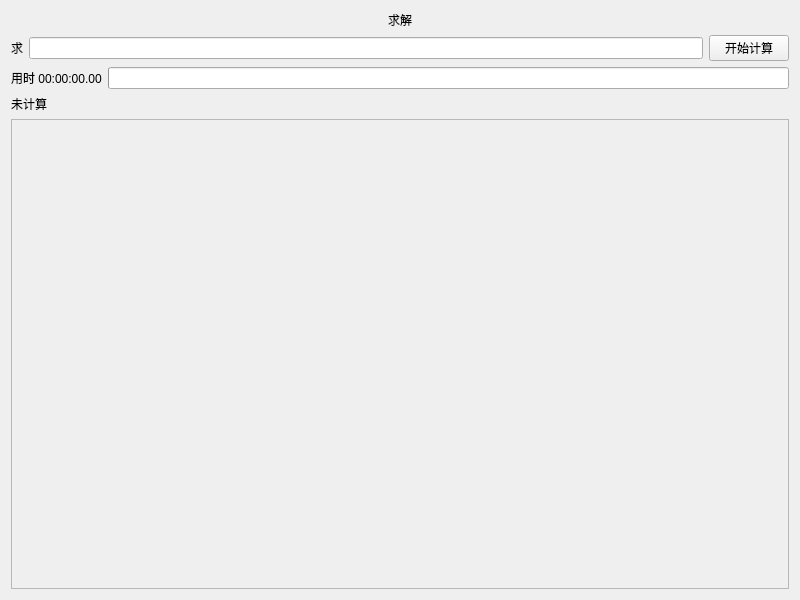
<?xml version="1.0" encoding="UTF-8"?>
<ui version="4.0">
 <class>Solve</class>
 <widget class="QWidget" name="Solve">
  <property name="geometry">
   <rect>
    <x>0</x>
    <y>0</y>
    <width>800</width>
    <height>600</height>
   </rect>
  </property>
  <property name="windowTitle">
   <string>Form</string>
  </property>
  <layout class="QGridLayout" name="gridLayout_4">
   <item row="1" column="0">
    <layout class="QGridLayout" name="gridLayout">
     <item row="0" column="0">
      <widget class="SubtitleLabel" name="SubtitleLabel">
       <property name="text">
        <string>求</string>
       </property>
      </widget>
     </item>
     <item row="0" column="1">
      <widget class="LineEdit" name="LineEdit_want"/>
     </item>
     <item row="0" column="2">
      <widget class="PrimaryPushButton" name="PrimaryPushButton_solve">
       <property name="text">
        <string>开始计算</string>
       </property>
      </widget>
     </item>
    </layout>
   </item>
   <item row="2" column="0">
    <layout class="QGridLayout" name="gridLayout_2">
     <item row="0" column="0">
      <widget class="SubtitleLabel" name="SubtitleLabel_timer">
       <property name="text">
        <string>用时 00:00:00.00</string>
       </property>
      </widget>
     </item>
     <item row="0" column="1">
      <widget class="IndeterminateProgressBar" name="IndeterminateProgressBar"/>
     </item>
    </layout>
   </item>
   <item row="0" column="0">
    <widget class="TitleLabel" name="TitleLabel">
     <property name="text">
      <string>求解</string>
     </property>
     <property name="alignment">
      <set>Qt::AlignCenter</set>
     </property>
    </widget>
   </item>
   <item row="3" column="0">
    <widget class="SubtitleLabel" name="SubtitleLabel_state">
     <property name="text">
      <string>未计算</string>
     </property>
    </widget>
   </item>
   <item row="4" column="0">
    <widget class="SmoothScrollArea" name="SmoothScrollArea">
     <property name="widgetResizable">
      <bool>true</bool>
     </property>
     <widget class="QWidget" name="scrollAreaWidgetContents">
      <property name="geometry">
       <rect>
        <x>0</x>
        <y>0</y>
        <width>780</width>
        <height>428</height>
       </rect>
      </property>
      <layout class="QGridLayout" name="gridLayout_3">
       <item row="0" column="0">
        <widget class="LargeTitleLabel" name="LargeTitleLabel_result">
         <property name="text">
          <string/>
         </property>
         <property name="alignment">
          <set>Qt::AlignCenter</set>
         </property>
        </widget>
       </item>
      </layout>
     </widget>
    </widget>
   </item>
  </layout>
 </widget>
 <customwidgets>
  <customwidget>
   <class>PushButton</class>
   <extends>QPushButton</extends>
   <header>qfluentwidgets</header>
  </customwidget>
  <customwidget>
   <class>PrimaryPushButton</class>
   <extends>PushButton</extends>
   <header>qfluentwidgets</header>
  </customwidget>
  <customwidget>
   <class>SmoothScrollArea</class>
   <extends>QScrollArea</extends>
   <header>qfluentwidgets</header>
   <container>1</container>
  </customwidget>
  <customwidget>
   <class>SubtitleLabel</class>
   <extends>QLabel</extends>
   <header>qfluentwidgets</header>
  </customwidget>
  <customwidget>
   <class>TitleLabel</class>
   <extends>QLabel</extends>
   <header>qfluentwidgets</header>
  </customwidget>
  <customwidget>
   <class>LargeTitleLabel</class>
   <extends>QLabel</extends>
   <header>qfluentwidgets</header>
  </customwidget>
  <customwidget>
   <class>IndeterminateProgressBar</class>
   <extends>QProgressBar</extends>
   <header>qfluentwidgets</header>
  </customwidget>
  <customwidget>
   <class>LineEdit</class>
   <extends>QLineEdit</extends>
   <header>qfluentwidgets</header>
  </customwidget>
 </customwidgets>
 <resources/>
 <connections/>
</ui>
